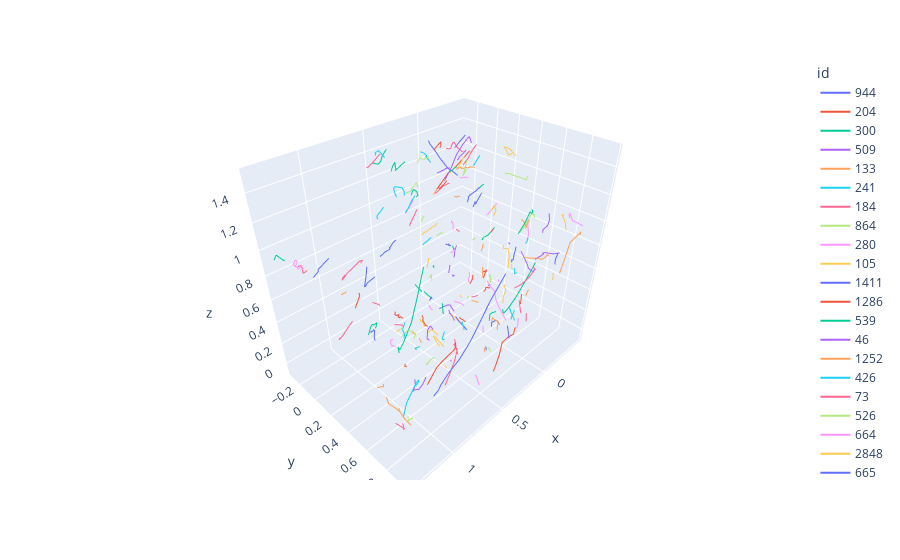

This figure's notebook cell:
### Code cell
import plotly.express as px
# df = px.data.gapminder().query("continent=='Europe'")
fig = px.line_3d(df, x="x", y="y", z="z", color='id')
fig.show()
